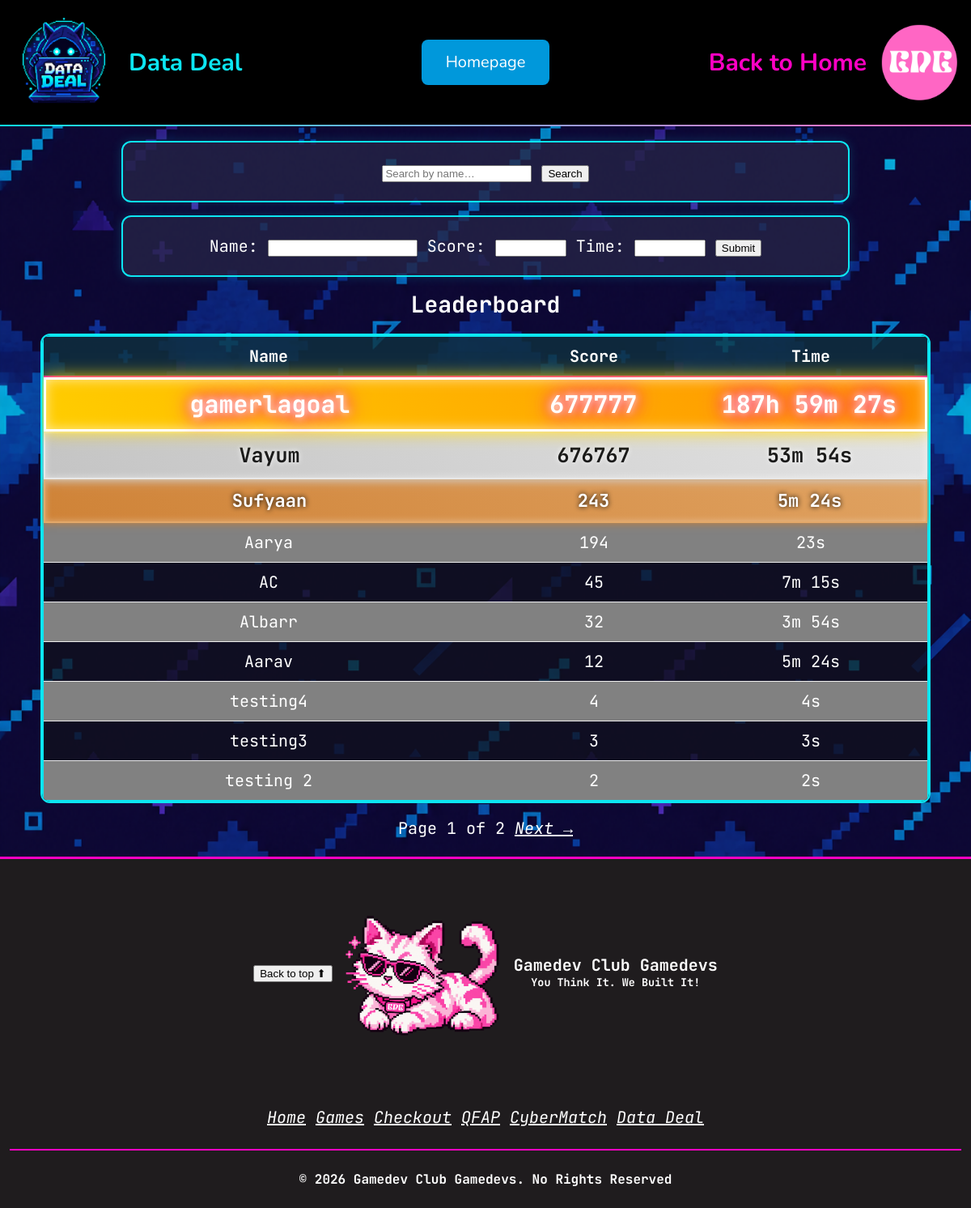
Page /leaderboard-page on the committed database.
### tables this page shows
CREATE TABLE scores (
                id INTEGER PRIMARY KEY AUTOINCREMENT,
                name TEXT NOT NULL,
                score INTEGER NOT NULL
            , "seconds" TEXT NOT NULL DEFAULT 'no data');

### Scoreboard Sample Project/app.py (the view)
@app.route('/leaderboard-page')
def leaderboard_page():
    return leaderboard()

### Scoreboard Sample Project/app.py (called while the page is built)
@app.template_filter('hrsminsec')
def format_time(total_seconds):
    total_seconds = int(total_seconds)
    hours, remainder = divmod(total_seconds, 3600)
    minutes, seconds = divmod(remainder, 60)
    if hours > 0:
        return f'{hours}h {minutes}m {seconds}s'
    elif minutes > 0:
        return f'{minutes}m {seconds}s'
    else:
        return f'{seconds}s'

### Scoreboard Sample Project/templates/index.html (shortened to what this page needs)
<!DOCTYPE html>
<html lang="en">
<head>
    <link rel="stylesheet" href="{{ url_for('static', filename='styles.css') }}">
</head>
<body class="aarav-page">
    <header id="aarav-header" class="page-header">
        <span class="left-item">
            <a href="{{ url_for('data_deal_home') }}">
                <img class="logo" id="datadeal-logo" src="{{ url_for('static', filename='data deal icon.png') }}" alt="Data Deal logo">
            </a>
            <h1>Data Deal</h1>
        </span>
        <nav id="contents" class="center-item" aria-label="Group project navigation">
            <a class="hyperlink animated-hyperlink aarav" href="{{ url_for('data_deal_home') }}">Homepage</a>
        </nav>
        <span class="right-item">
            <h1>Back to Home</h1>
            <a href="{{ url_for('leaderboard') }}">
                <img class="logo" src="{{ url_for('static', filename='no.png') }}" alt="Go to leaderboard home page">
            </a>
        </span>
    </header>
    <form method="GET" class="boxed-text">
        <input type="text" name="search" placeholder="Search by name…" value="{{ search }}">
        <input type="submit" value="Search">
    </form>
    <form class="boxed-text" method="POST">
        Name: <input type="text" name="name" maxlength="30" required>
        Score: <input type="number" name="score" max="999999" min="0" required>
        Time: <input type="number" name="seconds" max="999999" min="0" required>
        <input type="submit" value="Submit">
    </form>
    <h2>Leaderboard</h2>
    <div class="leaderboard-wrapper">
      <table class="leaderboard-table">
        <thead>
          <tr class="table-header">
            <bold><th>Name</th>
            <th>Score</th>
            <th>Time</th></bold>
          </tr>
        </thead>
        <tbody>
          {% for name, score, seconds in entries %}
          <tr class="table-row{% if page == 1 and loop.index == 1 %} rank-first{% elif page == 1 and loop.index == 2 %} rank-second{% elif page == 1 and loop.index == 3 %} rank-third{% endif %}">
              <td>{{ name }}</td>
              <td>{{ score }}</td>
              <td>{{ seconds | hrsminsec }}</td>
          </tr>
          {% endfor %}
        </tbody>
      </table>
    </div>
      <div class="pagination">
         <span>Page {{ page }} of {{ total_pages }}</span>
         {% if page < total_pages %}
         <a href="?page={{ page + 1 }}&search={{ search }}">Next →</a>
         {% endif %}
        </div>
    <footer class="page-footer">
        <section class="columns">
            <div>
                <button onclick="window.scrollTo({ top: 0, behavior: 'smooth' })">Back to top ⬆</button>
            </div>
            <div>
                <img src="{{ url_for('static', filename='mascot.png')}}" class="mascot" alt="Gamedev Club Gamedevs Mascot" width=200px>
            </div>
            <div>
                <p><b>Gamedev Club Gamedevs</b></p>
                <h6>You Think It. We Built It!</h6>
            </div>
        </section>
        <br><br>
        <nav class="footer-links" aria-label="Footer navigation">
            <a href="index.html">Home</a>
            <a href="games.html">Games</a>
            <a href="Checkout.html">Checkout</a>
            <a href="Albarr-Main.html">QFAP</a>
            <a href="Muhammad-Main.html">CyberMatch</a>
            <a href="Aarav-Main.html">Data Deal</a>
        </nav>
        <br>
        <hr color="#ff00c4">
        <br>
        <h5>© 2026 Gamedev Club Gamedevs. No Rights Reserved</h5>
    </footer>
</body>
</html>

### rows in the picture
scores: name "gamerlagoal", score "677777", seconds "187h 59m 27s"
scores: name "Vayum", score "676767", seconds "53m 54s"
scores: name "Sufyaan", score "243", seconds "5m 24s"
scores: name "Aarya", score "194", seconds "23s"
scores: name "AC", score "45", seconds "7m 15s"
scores: name "Albarr", score "32", seconds "3m 54s"
scores: name "Aarav", score "12", seconds "5m 24s"
scores: name "testing4", score "4", seconds "4s"
scores: name "testing3", score "3", seconds "3s"
scores: name "testing 2", score "2", seconds "2s"

### other values in the picture
{{ page }} "1"
{{ total_pages }} "2"
